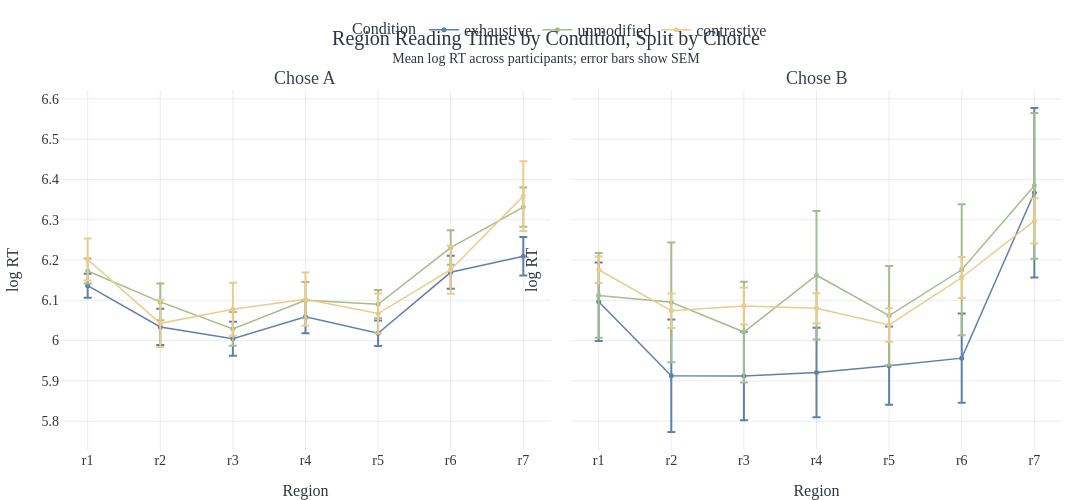

Notebook code for this chart:
### Code cell
# --- Region reading times by condition, split by choice (A vs B) ---
import plotly.express as px

region_cols = [f"r{i}" for i in range(1, 8) if f"r{i}" in events_df.columns]
if not region_cols:
    raise ValueError("No region columns r1-r7 found in events_df.")

rt_choice_df = (
    events_df
    .loc[
        events_df['condition'].astype(str).isin(present_conds)
        & events_df['chosen_type'].astype(str).isin(['A', 'B'])
    , ['participant_id', 'condition', 'chosen_type'] + region_cols]
    .copy()
)

rt_choice_long = (
    rt_choice_df
    .melt(
        id_vars=['participant_id', 'condition', 'chosen_type'],
        value_vars=region_cols,
        var_name='region',
        value_name='reading_time',
    )
    .dropna(subset=['reading_time'])
)

rt_choice_long['reading_time'] = pd.to_numeric(rt_choice_long['reading_time'], errors='coerce')
rt_choice_long = rt_choice_long[rt_choice_long['reading_time'] > 0].copy()
rt_choice_long['log_rt'] = np.log(rt_choice_long['reading_time'])

rt_choice_long['region'] = pd.Categorical(
    rt_choice_long['region'],
    categories=region_cols,
    ordered=True,
)

pp_rt_choice = (
    rt_choice_long
    .groupby(['participant_id', 'chosen_type', 'condition', 'region'], observed=True)['log_rt']
    .mean()
    .reset_index()
)

rt_choice_plot = (
    pp_rt_choice
    .groupby(['chosen_type', 'condition', 'region'], observed=True)['log_rt']
    .agg(mean_log_rt='mean', sem_log_rt='sem', n='size')
    .reset_index()
)

cond_color_map = COND_COLORS if 'COND_COLORS' in globals() else {
    'exhaustive': '#5e81ac',
    'unmodified': '#a3be8c',
    'contrastive': '#ebcb8b',
}

fig = px.line(
    rt_choice_plot,
    x='region',
    y='mean_log_rt',
    color='condition',
    facet_col='chosen_type',
    markers=True,
    error_y='sem_log_rt',
    category_orders={
        'region': region_cols,
        'condition': present_conds,
        'chosen_type': ['A', 'B'],
    },
    color_discrete_map=cond_color_map,
    labels={
        'region': 'Region',
        'mean_log_rt': 'log RT',
        'condition': 'Condition',
        'chosen_type': 'Choice',
    },
    title='Region Reading Times by Condition, Split by Choice<br><sup>Mean log RT across participants; error bars show SEM</sup>',
)

fig.for_each_annotation(
    lambda a: a.update(text=f"Chose {a.text.split('=')[-1]}")
)

fig.update_layout(
    template='nord_light_paper' if 'nord_template' in globals() else 'plotly_white',
    height=500,
    width=1100,
    legend=dict(orientation='h', x=0.5, xanchor='center', y=1.12, yanchor='bottom'),
    margin=dict(l=60, r=30, t=90, b=50),
)
fig.update_xaxes(title_text='Region')
fig.update_yaxes(title_text='log RT')

fig.show()

fig.write_html(plots / 'region_log_rt_by_condition_split_by_choice.html', include_plotlyjs='cdn')
try:
    fig.write_image(plots / 'region_log_rt_by_condition_split_by_choice.png', scale=3)
except Exception:
    pass

### Figure 1 — Plotly figure (JSON) as saved in the notebook; plotly's stock layout.template omitted (floating-point values rounded to 4 significant figures)
{"data": [{"error_y": {"array": [0.0298, 0.04486, 0.04208, 0.04123, 0.03175, 0.041, 0.04766]}, "hovertemplate": "Condition=exhaustive<br>Choice=A<br>Region=%{x}<br>log RT=%{y}<extra></extra>", "legendgroup": "exhaustive", "line": {"color": "#5e81ac", "dash": "solid"}, "marker": {"symbol": "circle"}, "mode": "lines+markers", "name": "exhaustive", "orientation": "v", "showlegend": true, "type": "scatter", "x": ["r1", "r2", "r3", "r4", "r5", "r6", "r7"], "xaxis": "x", "y": [6.136, 6.034, 6.005, 6.059, 6.018, 6.169, 6.209], "yaxis": "y"}, {"error_y": {"array": [0.09744, 0.1396, 0.11, 0.1113, 0.09704, 0.1108, 0.2104]}, "hovertemplate": "Condition=exhaustive<br>Choice=B<br>Region=%{x}<br>log RT=%{y}<extra></extra>", "legendgroup": "exhaustive", "line": {"color": "#5e81ac", "dash": "solid"}, "marker": {"symbol": "circle"}, "mode": "lines+markers", "name": "exhaustive", "orientation": "v", "showlegend": false, "type": "scatter", "x": ["r1", "r2", "r3", "r4", "r5", "r6", "r7"], "xaxis": "x2", "y": [6.097, 5.913, 5.912, 5.921, 5.938, 5.956, 6.367], "yaxis": "y2"}, {"error_y": {"array": [0.03114, 0.04579, 0.04179, 0.04493, 0.03506, 0.04266, 0.04852]}, "hovertemplate": "Condition=unmodified<br>Choice=A<br>Region=%{x}<br>log RT=%{y}<extra></extra>", "legendgroup": "unmodified", "line": {"color": "#a3be8c", "dash": "solid"}, "marker": {"symbol": "circle"}, "mode": "lines+markers", "name": "unmodified", "orientation": "v", "showlegend": true, "type": "scatter", "x": ["r1", "r2", "r3", "r4", "r5", "r6", "r7"], "xaxis": "x", "y": [6.173, 6.096, 6.029, 6.1, 6.09, 6.231, 6.331], "yaxis": "y"}, {"error_y": {"array": [0.1053, 0.1487, 0.1249, 0.1593, 0.1232, 0.1626, 0.181]}, "hovertemplate": "Condition=unmodified<br>Choice=B<br>Region=%{x}<br>log RT=%{y}<extra></extra>", "legendgroup": "unmodified", "line": {"color": "#a3be8c", "dash": "solid"}, "marker": {"symbol": "circle"}, "mode": "lines+markers", "name": "unmodified", "orientation": "v", "showlegend": false, "type": "scatter", "x": ["r1", "r2", "r3", "r4", "r5", "r6", "r7"], "xaxis": "x2", "y": [6.112, 6.095, 6.021, 6.162, 6.062, 6.176, 6.384], "yaxis": "y2"}, {"error_y": {"array": [0.05212, 0.05873, 0.06559, 0.06598, 0.04952, 0.05971, 0.08633]}, "hovertemplate": "Condition=contrastive<br>Choice=A<br>Region=%{x}<br>log RT=%{y}<extra></extra>", "legendgroup": "contrastive", "line": {"color": "#ebcb8b", "dash": "solid"}, "marker": {"symbol": "circle"}, "mode": "lines+markers", "name": "contrastive", "orientation": "v", "showlegend": true, "type": "scatter", "x": ["r1", "r2", "r3", "r4", "r5", "r6", "r7"], "xaxis": "x", "y": [6.201, 6.043, 6.078, 6.103, 6.067, 6.176, 6.359], "yaxis": "y"}, {"error_y": {"array": [0.03276, 0.04283, 0.04601, 0.03718, 0.04149, 0.05091, 0.05626]}, "hovertemplate": "Condition=contrastive<br>Choice=B<br>Region=%{x}<br>log RT=%{y}<extra></extra>", "legendgroup": "contrastive", "line": {"color": "#ebcb8b", "dash": "solid"}, "marker": {"symbol": "circle"}, "mode": "lines+markers", "name": "contrastive", "orientation": "v", "showlegend": false, "type": "scatter", "x": ["r1", "r2", "r3", "r4", "r5", "r6", "r7"], "xaxis": "x2", "y": [6.176, 6.074, 6.086, 6.08, 6.039, 6.157, 6.297], "yaxis": "y2"}], "layout": {"annotations": [{"font": {}, "showarrow": false, "text": "Chose A", "x": 0.245, "xanchor": "center", "xref": "paper", "y": 1, "yanchor": "bottom", "yref": "paper"}, {"font": {}, "showarrow": false, "text": "Chose B", "x": 0.755, "xanchor": "center", "xref": "paper", "y": 1, "yanchor": "bottom", "yref": "paper"}], "height": 500, "legend": {"orientation": "h", "title": {"text": "Condition"}, "tracegroupgap": 0, "x": 0.5, "xanchor": "center", "y": 1.12, "yanchor": "bottom"}, "margin": {"b": 50, "l": 60, "r": 30, "t": 90}, "title": {"text": "Region Reading Times by Condition, Split by Choice<br><sup>Mean log RT across participants; error bars show SEM</sup>"}, "width": 1100, "xaxis": {"anchor": "y", "categoryarray": ["r1", "r2", "r3", "r4", "r5", "r6", "r7"], "categoryorder": "array", "domain": [0, 0.49], "title": {"text": "Region"}}, "xaxis2": {"anchor": "y2", "categoryarray": ["r1", "r2", "r3", "r4", "r5", "r6", "r7"], "categoryorder": "array", "domain": [0.51, 1], "matches": "x", "title": {"text": "Region"}}, "yaxis": {"anchor": "x", "domain": [0, 1], "title": {"text": "log RT"}}, "yaxis2": {"anchor": "x2", "domain": [0, 1], "matches": "y", "showticklabels": false, "title": {"text": "log RT"}}}}
